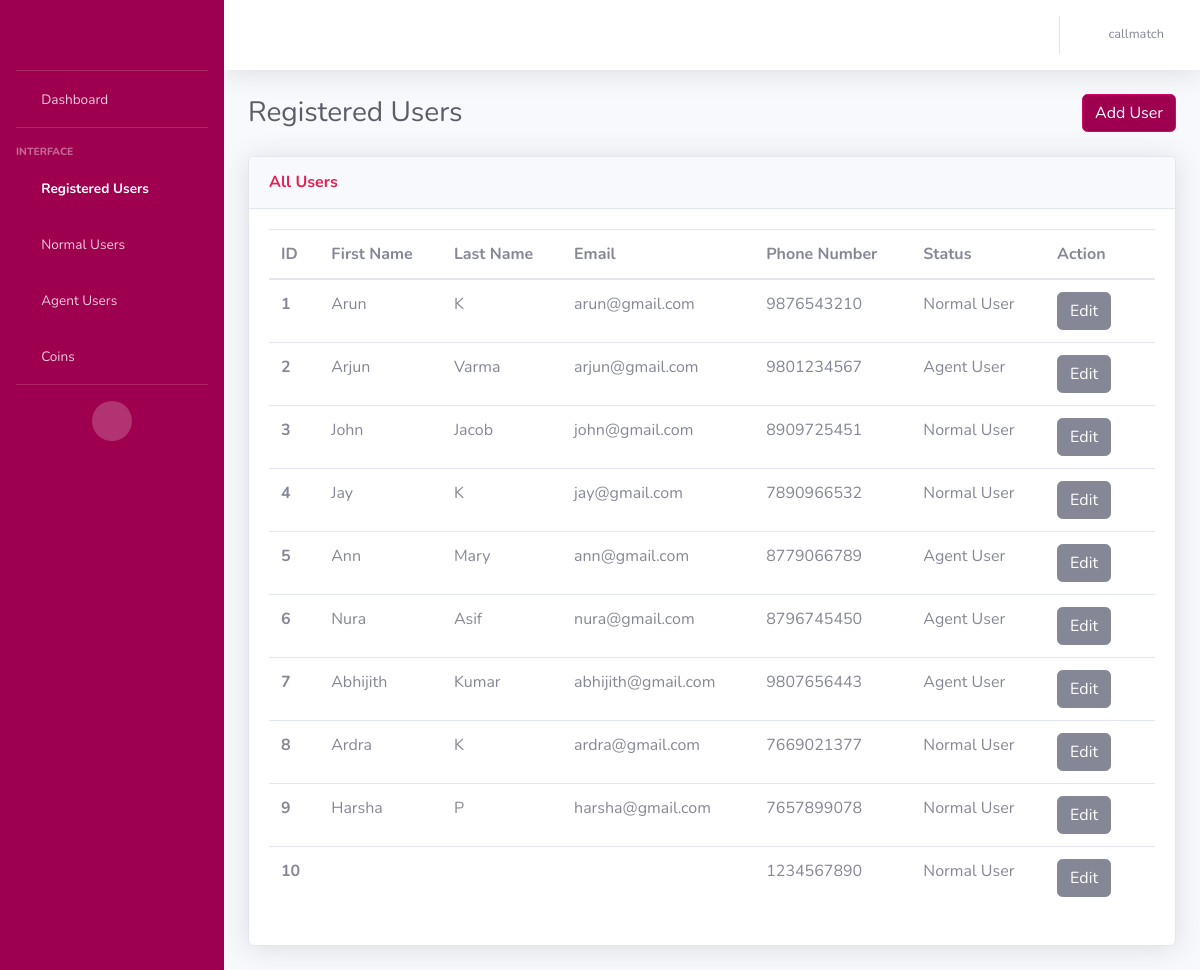
Page /users (signed in) on the committed database.
### AdminApp/models.py (models this page shows, shortened)
class CustomerModel(models.Model):
    NORMAL_USER = 'Normal User'
    AGENT_USER = 'Agent User'
    USER_STATUS_CHOICES = [
        (NORMAL_USER, 'Normal User'),
        (AGENT_USER, 'Agent User'),
    ]
    BOTH = 'Both'
    MALAYALAM = 'Malayalam'
    TAMIL = 'Tamil'
    LANGUAGE_CHOICES = [
        (BOTH, 'Both'),
        (MALAYALAM, 'Malayalam'),
        (TAMIL, 'Tamil'),
    ]
    customer_id = models.AutoField(primary_key = True)
    customer_first_name = models.CharField(max_length=100)
    customer_last_name = models.CharField(max_length=100)
    customer_email = models.EmailField()
    customer_contact = models.CharField(max_length=50)
    status = models.CharField(
        max_length=20,
        choices=USER_STATUS_CHOICES,
        default=NORMAL_USER,
    )
    is_online = models.BooleanField(default=False)
    languages = models.CharField(
        max_length=20,
        choices=LANGUAGE_CHOICES,
        default=BOTH,
    )
    is_existing = models.BooleanField(default=False)
    adhaar_no = models.CharField(max_length=50, null=True, blank=True)

### AdminApp/views.py (the view, shortened to what this page needs)
# urls.py: path('users', views.registered_users, name='users'),
def registered_users(request):
    username = request.session.get('user', None)
    if username is None:
        return redirect('/login')
    else:
        users = CustomerModel.objects.all()
    return render(request, 'registered_users.html', {'users': users, 'username': username})

### templates/registered_users.html (shortened to what this page needs)
<!DOCTYPE html>
<html lang="en">
<head>
    {% load static %}
    <link href="{% static 'vendor/fontawesome-free/css/all.min.css' %}" rel="stylesheet" type="text/css">
    <link href="{% static 'css/sb-admin-2.min.css' %}" rel="stylesheet">
</head>
<body id="page-top">
    <div id="wrapper">
        <ul class="navbar-nav bg-gradient-primary sidebar sidebar-dark accordion" id="accordionSidebar">
            <a class="sidebar-brand d-flex align-items-center justify-content-center" href="{% url 'home' %}">
                <div class="logo" style="background-image: url({% static 'img/call-match.png' %});"></div>
            </a>
            <hr class="sidebar-divider my-0">
            <li class="nav-item ">
                <a class="nav-link" href="{% url 'home' %}">
                    <i class="fas fa-fw fa-tachometer-alt"></i>
                    <span>Dashboard</span></a>
            </li>
            <hr class="sidebar-divider">
            <div class="sidebar-heading">
                Interface
            </div>
            <li class="nav-item active">
                <a class="nav-link" href="{% url 'users' %}">
                    <i class="fas fa-fw fa-table"></i>
                    <span>Registered Users</span></a>
            </li>
            <li class="nav-item">
                <a class="nav-link collapsed" href="#" data-toggle="collapse" data-target="#collapseUtilities"
                    aria-expanded="true" aria-controls="collapseUtilities">
                    <i class="fas fa-fw fa-users"></i>
                    <span>Normal Users</span>
                </a>
            </li>
            <li class="nav-item">
                <a class="nav-link collapsed" href="#" data-toggle="collapse" data-target="#collapseUtilities1"
                    aria-expanded="true" aria-controls="collapseUtilities1">
                    <i class="fas fa-fw fa-users"></i>
                    <span>Agent Users</span>
                </a>
            </li>
            <li class="nav-item">
                <a class="nav-link collapsed" href="#" data-toggle="collapse" data-target="#collapseUtilities2"
                    aria-expanded="true" aria-controls="collapseUtilities1">
                    <i class="fas fa-fw fa-coins"></i>
                    <span>Coins</span>
                </a>
            </li>
            <hr class="sidebar-divider">
            <div class="text-center d-none d-md-inline">
                <button class="rounded-circle border-0" id="sidebarToggle"></button>
            </div>
        </ul>
        <div id="content-wrapper" class="d-flex flex-column">
            <div id="content">
                <nav class="navbar navbar-expand navbar-light bg-white topbar mb-4 static-top shadow">
                    <ul class="navbar-nav ml-auto">
                        <li class="nav-item dropdown no-arrow">
                            <a class="nav-link dropdown-toggle" href="#" id="userDropdown" role="button"
                                data-toggle="dropdown" aria-haspopup="true" aria-expanded="false">
                                <i class="fas fa-fw fa-user"></i>
                                <span class="mr-2 d-none d-lg-inline text-gray-600 small">{{username}}</span>
                            </a>
                        </li>
                    </ul>
                </nav>
                <div class="container-fluid">
                    <div class="d-sm-flex align-items-center justify-content-between mb-4">
                        <h1 class="h3 mb-0 text-gray-800">Registered Users</h1>
                        <div>
                            <a href="{%url 'add_user' %}" class="btn btn-primary">Add User</a>
                        </div>
                    </div>
                    <div class="row">
                        <div class="col">
                            <div class="card shadow mb-4">
                                <div
                                    class="card-header py-3 d-flex flex-row align-items-center justify-content-between">
                                    <h6 class="m-0 font-weight-bold text-primary">All Users</h6>
                                </div>
                                <div class="card-body">
                                    <div class="table-responsive">
                                        <table class="table table-hover all-users">
                                          <thead>
                                            <tr>
                                              <th scope="col">ID</th>
                                              <th scope="col">First Name</th>
                                              <th scope="col">Last Name</th>
                                              <th scope="col">Email</th>
                                              <th scope="col">Phone Number</th>
                                              <th scope="col">Status</th>
                                              <th scope="col">Action</th>
                                            </tr>
                                          </thead>
                                          <tbody>
                                          {% for user in users %}
                                            <tr>
                                               <th scope="row">{{ forloop.counter }}</th>
                                              <td>{{user.customer_first_name}}</td>
                                              <td>{{user.customer_last_name}}</td>
                                              <td>{{user.customer_email}}</td>
                                              <td>{{user.customer_contact}}</td>
                                              <td>
                                                <span id="status_text_{{ user.customer_id }}">{{ user.status }}</span>
                                              </td>
                                              <td>
                                                <button id="edit_button_{{ user.customer_id }}" class="btn btn-secondary" onclick="editStatus('{{ user.customer_id }}')">Edit</button>
                                                <form id="delete_form_{{ user.customer_id }}" method="POST" action="{% url 'delete_user' %}" style="display: inline;">
                                                    <i class="fas fa-trash" onclick="document.getElementById('delete_form_{{ user.customer_id }}').submit();" style="cursor: pointer;"></i>
                                                </form>
                                              </td>
                                            </tr>
                                          {% endfor %}
                                          </tbody>
                                        </table>
                                    </div>
                                </div>
                            </div>
                        </div>
                    </div>
                </div>
            </div>
        </div>
    </div>
</body>
</html>

### templates/registered_users.html (style rules this page uses)
.logo { height:2rem; width:8rem; background-position: center; background-size: cover; background-repeat: no-repeat; }

### rows in the picture
CustomerModel: customer_first_name "Arun", customer_last_name "K", customer_email "arun@gmail.com", customer_contact "9876543210", status "Normal User"
CustomerModel: customer_first_name "Arjun", customer_last_name "Varma", customer_email "arjun@gmail.com", customer_contact "9801234567", status "Agent User"
CustomerModel: customer_first_name "John", customer_last_name "Jacob", customer_email "john@gmail.com", customer_contact "8909725451", status "Normal User"
CustomerModel: customer_first_name "Jay", customer_last_name "K", customer_email "jay@gmail.com", customer_contact "7890966532", status "Normal User"
CustomerModel: customer_first_name "Ann", customer_last_name "Mary", customer_email "ann@gmail.com", customer_contact "8779066789", status "Agent User"
CustomerModel: customer_first_name "Nura", customer_last_name "Asif", customer_email "nura@gmail.com", customer_contact "8796745450", status "Agent User"
CustomerModel: customer_first_name "Abhijith", customer_last_name "Kumar", customer_email "abhijith@gmail.com", customer_contact "9807656443", status "Agent User"
CustomerModel: customer_first_name "Ardra", customer_last_name "K", customer_email "ardra@gmail.com", customer_contact "7669021377", status "Normal User"
CustomerModel: customer_first_name "Harsha", customer_last_name "P", customer_email "harsha@gmail.com", customer_contact "7657899078", status "Normal User"
CustomerModel: customer_contact "1234567890", status "Normal User"

### other values in the picture
{{ username }} "callmatch"
